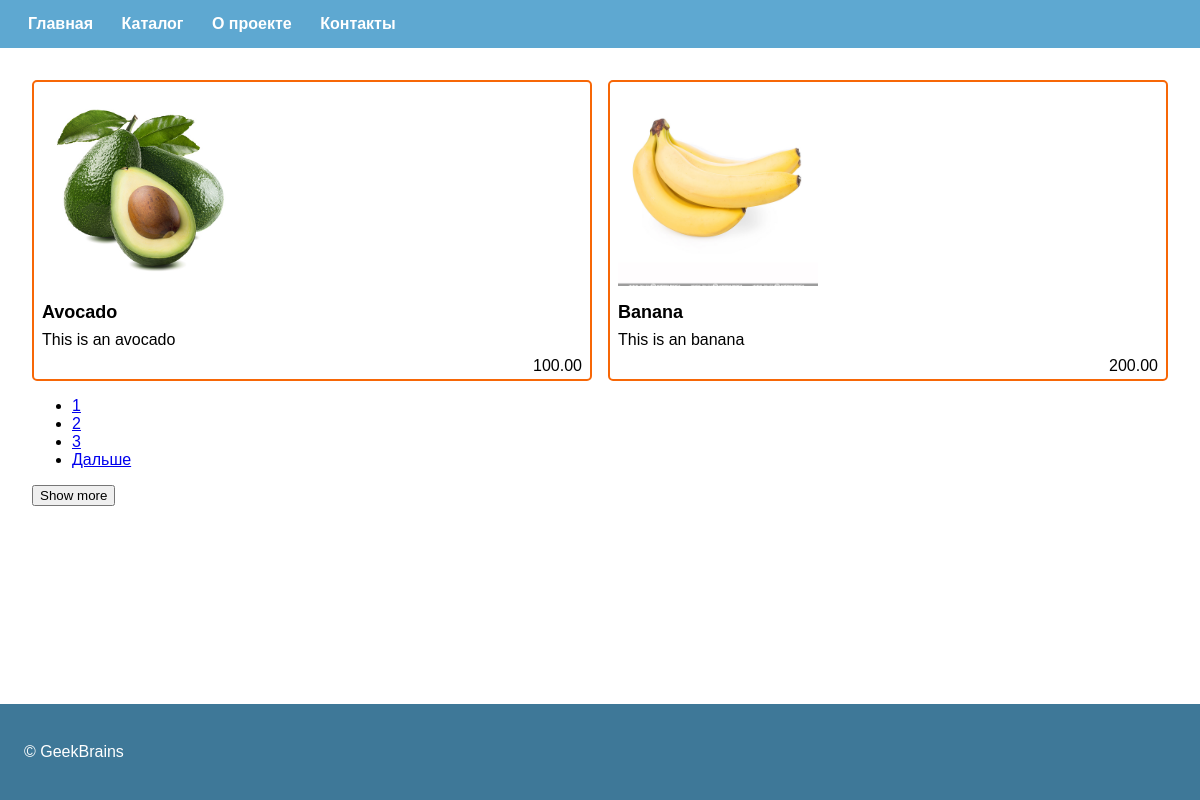
Screenshot of /products/ with the database file from the repository.
### products/models.py (models this page shows, shortened)
class Product(models.Model):
    name = models.CharField(
        max_length=255
    )
    image = models.ImageField(
        upload_to='products_images',
        blank=True,
        null=True
    )
    category = models.ForeignKey(
        Category,
        on_delete=models.CASCADE,
        blank=True,
        null=True
    )
    description = models.TextField(
        blank=True,
        null=True
    )
    cost = models.DecimalField(
        max_digits=12,
        decimal_places=2,
        default=0
    )
    created = models.DateTimeField(
        auto_now_add=True
    )
    modified = models.DateTimeField(
        auto_now=True
    )

### products/views/products.py (the view)
class ProductListView(ListView):
    model = Product
    template_name = 'products/index.html'
    paginate_by = 2

### products/templates/products/index.html (shortened to what this page needs)
{% extends 'server/master.html' %}
{% load static %}
{% block page_static %}
<link rel="stylesheet" href="{% static 'products/css/list.css' %}">
{% endblock %}
{% block page_content %}
<div class="products">
    {% for object in object_list %}
    {% include 'server/product.html' with id=object.pk image=object.image name=object.name description=object.description cost=object.cost %}
    {% endfor %}
</div>
{% include 'server/pagination.html' with page=page_obj page_range=paginator.page_range %}
{% if page_obj.has_next %}
<button class="show-more-button">Show more</button>
{% endif %}
{% endblock %}

### server/templates/server/product.html (shortened to what this page needs)
{% load static %}
<div class="products__item">
    {% if image %}
    <img class="products__item-image" src="{{ image.url }}" alt="{{ name }}">
    {% else %}
    <img class="products__item-image products__item-image_empty" src="{% static 'products/images/empty.png' %}" alt="empty">
    {% endif %}
    <span class="products__item-name">
        {{ name|default:"По умолчанию"|title }}
    </span>
    <span class="products__item-description">
        {{ description }}
    </span>
    {% if cost %}
    <span class="products__item-cost">
        {{ cost }}
    </span>
    {% else %}
    <span class="products__item-cost_empty">
        Значение отсутствует
    </span>
    {% endif %}
</div>

### products/static/products/css/list.css (style rules this page uses)
.products { display: grid; grid-template-columns: repeat(auto-fit, minmax(172px, 1fr)) ; grid-gap: 16px; margin: 16px 0 0; }
.products__item { position: relative; display: flex; flex-direction: column; padding: 4px 8px; border:2px solid #f76707; border-radius: 5px; }
.products__item-image { position: relative; width: 200px; height: 200px; margin-bottom: 16px; top: 0; left: 0; object-fit: cover; }
.products__item-name { position: relative; font: 600 18px sans-serif; }
.products__item-description { position: relative; margin-top: 8px; font: 400 16px sans-serif; }
.products__item-cost { position: relative; margin-top: 8px; font: 500 16px sans-serif; text-align: right }

### server/static/server/css/master.css (style rules this page uses)
html, body { margin: 0; padding: 0; height: 100%; font-family: sans-serif; }

### rows the page displays
Product: name (picture), name "Avocado", description "This is an avocado", cost "100.00"
Product: shows a picture, name "Banana", description "This is an banana", cost "200.00"

### other values shown
{{ num }} "1" "2" "3"
